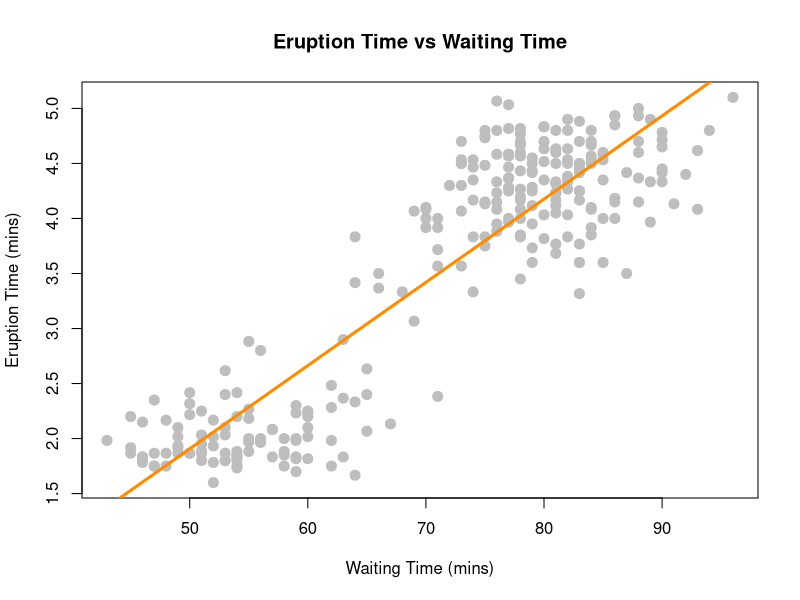

Reproduce this figure in R.
## ---- chunk 1
knitr::opts_chunk$set(echo = TRUE)
## ---- chunk 2
y_mean = 10 + 5 * 0
pnorm(6, mean = y_mean, sd = 4)
## ---- chunk 3
y_mean = 10 + 5 * -1
pnorm(3, mean = y_mean, sd = 4, lower.tail = FALSE)
## ---- chunk 4
y_mean = 10 + 5 * -2
pnorm(3, mean = y_mean, sd = 4, lower.tail = FALSE)
## ---- chunk 5
result = lm(eruptions~waiting, data = faithful)
coefficients(result)
## ---- chunk 6
coefficients(result)[[1]] + coefficients(result)[[2]] * 80
## ---- chunk 7
coefficients(result)[[1]] + coefficients(result)[[2]] * 120
## ---- chunk 8
plot(eruptions ~ waiting, data = faithful,
     xlab = "Waiting Time (mins)",
     ylab = "Eruption Time (mins)",
     main = "Eruption Time vs Waiting Time",
     pch = 20,
     cex = 2,
     col = "gray")
abline(result, lwd = 3, col = "darkorange")
## ---- chunk 9
y_i = faithful$eruptions
y_hat = coefficients(result)[[1]] + coefficients(result)[[2]] * faithful$waiting
RSS = sum((y_i - y_hat)^2)
## ---- chunk 10
y_mean = mean(y_i)
SST = sum((y_i - y_mean)^2)
(SST - RSS) / SST
## ---- chunk 11
# manual calculation
e = y_i - y_hat
n = length(e)
s2_e = sum(e^2) / (n - 2)
sqrt(s2_e)

# get the result from the summary
summary(result)
